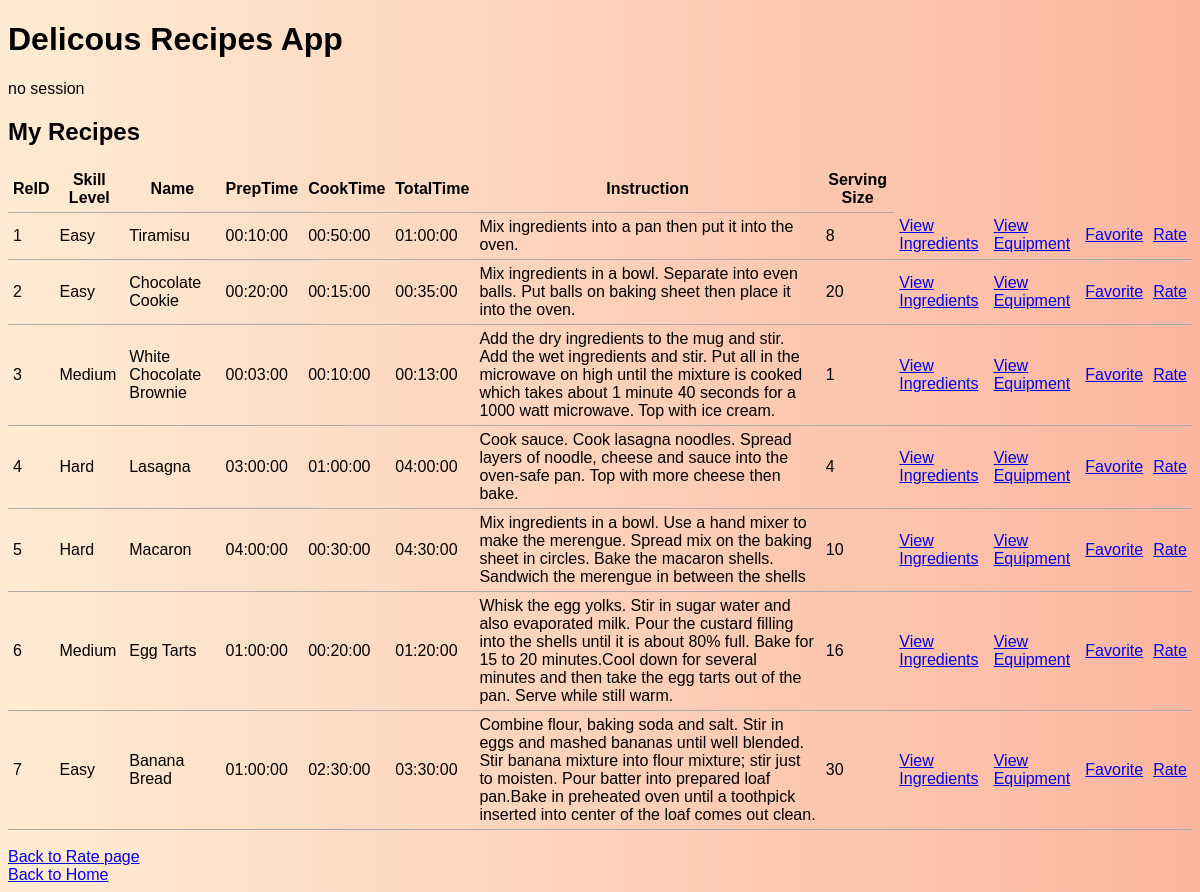
The page /rateRecipes.php on the database as committed earlier.
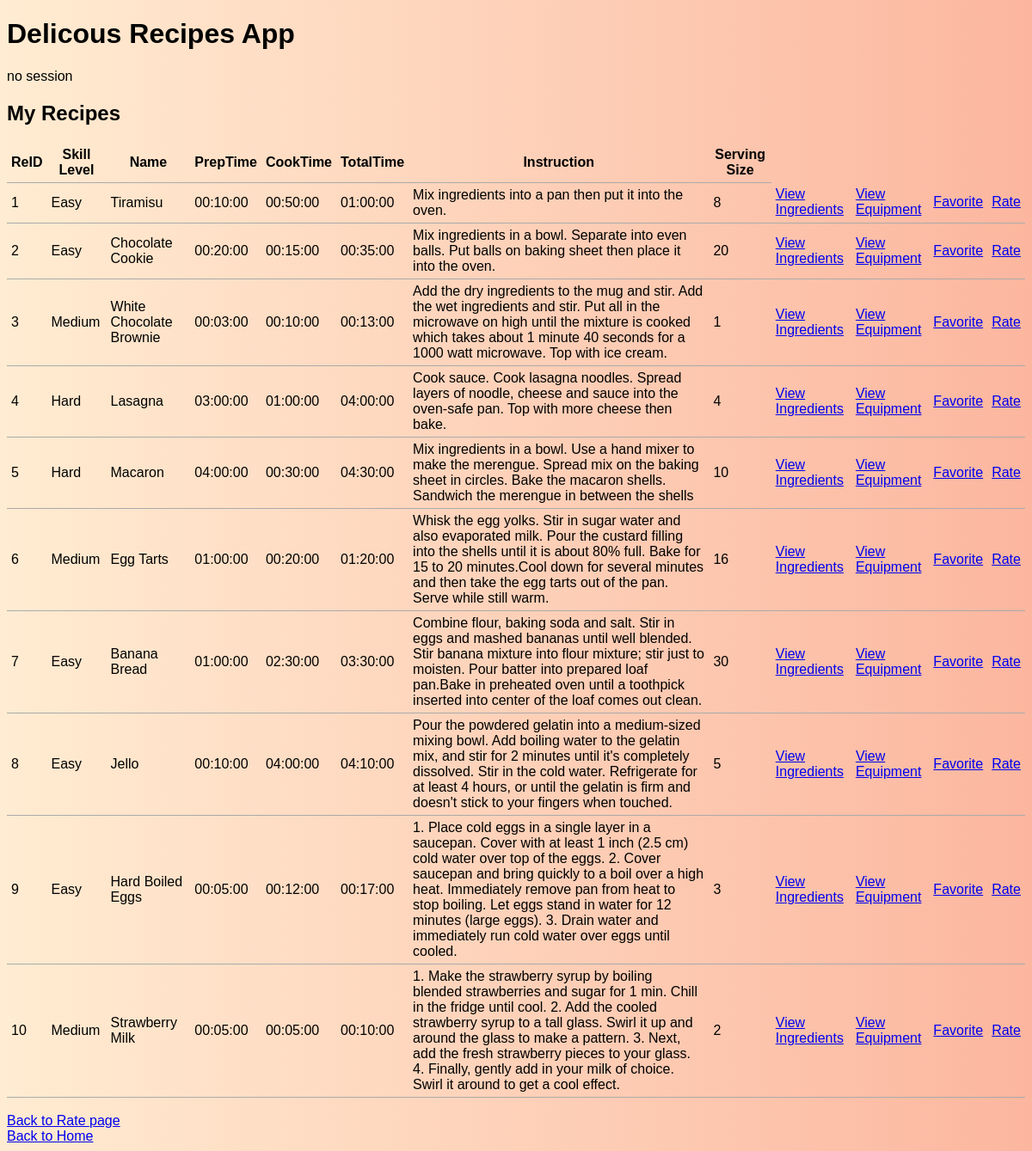
The same page on the database as committed later.
### tables this page shows
CREATE TABLE Recipe (
ReID INTEGER AUTO_INCREMENT PRIMARY KEY,
SkillLevel CHAR(20),
Name VARCHAR(100) NOT NULL,
PrepTime TIME(0) NOT NULL,
CookTime TIME(0) NOT NULL,
InstructionID INTEGER UNIQUE NOT NULL,
Username CHAR(20) NOT NULL,
FOREIGN KEY (PrepTime, CookTime) REFERENCES RecipeTime (PrepTime, CookTime)
		ON DELETE NO ACTION
		ON UPDATE NO ACTION,
FOREIGN KEY (InstructionID) REFERENCES Instruction(InsID)
	ON DELETE CASCADE
	ON UPDATE NO ACTION,
FOREIGN KEY (Username) REFERENCES BookUser (Username)
	ON DELETE CASCADE
	ON UPDATE CASCADE
);

CREATE TABLE RecipeTime (
PrepTime TIME(0),
CookTime TIME(0),
TotalTime TIME(0) NOT NULL,
PRIMARY KEY (PrepTime, CookTime)
);

CREATE TABLE Instruction(
InsID INTEGER AUTO_INCREMENT PRIMARY KEY,
Instructions VARCHAR(8000) UNIQUE NOT NULL,
ServingSize INTEGER
);

### common.php (called while the page is built)
<?php
function escape($html) {
  return htmlspecialchars($html, ENT_QUOTES | ENT_SUBSTITUTE, "UTF-8");
}
?>

### rateRecipes.php (the view, shortened to what this page needs)
<?php include "templates/header.php"; ?>
<?php
$username1 = "";
require "./config.php";
require "./common.php";
try  {
    $connection = new PDO($dsn, $username, $password, $options);
    $sql = "SELECT * FROM Recipe AS r, Instruction AS i, RecipeTime AS rt
                    WHERE r.InstructionID = i.InsID AND rt.PrepTime = r.PrepTime
                    AND rt.CookTime = r.CookTime";
    $statement = $connection->prepare($sql);
    $statement->bindParam(':username1', $username1, PDO::PARAM_STR);
    $statement->execute();
    $result = $statement->fetchAll();
} catch(PDOException $error) {
    echo $sql . "<br>" . $error->getMessage();
}
?>
<?php
    if ($result && $statement->rowCount() > 0) { ?>
        <h2>My Recipes</h2>
        <table>
            <thead>
                <tr>
                    <th>ReID</th>
                    <th>Skill Level</th>
                    <th>Name</th>
                    <th>PrepTime</th>
                    <th>CookTime</th>
                    <th>TotalTime</th>
                    <th>Instruction</th>
                    <th>Serving Size</th>
                </tr>
            </thead>
            <tbody>
        <?php foreach ($result as $row) { ?>
            <tr>
                <td><?php echo $row["ReID"]; ?></td>
                <td><?php echo $row["SkillLevel"]; ?></td>
                <td><?php echo $row["Name"]; ?></td>
                <td><?php echo $row["PrepTime"]; ?></td>
                <td><?php echo $row["CookTime"]; ?></td>
                <td><?php echo $row["TotalTime"]; ?></td>
                <td><?php echo $row["Instructions"]; ?></td>
                <td><?php echo $row["ServingSize"]; ?></td>
                <td><a href="viewrecipeingredients.php?ReID=<?php echo escape($row["ReID"]); ?>">View Ingredients</a></td>
                <td><a href="viewrecipeequipment.php?ReID=<?php echo escape($row["ReID"]); ?>">View Equipment</a></td>
                <td><a href="favoriterecipe.php?ReID=<?php echo escape($row["ReID"]); ?>">Favorite</a></td>
                <td><a href="rate-single.php?ReID=<?php echo escape($row["ReID"]); ?>">Rate</a></td>
            </tr>
        <?php } ?>
        </tbody>
    </table>
    <?php } else { ?>
        <blockquote>No results found for <?php echo escape($_SESSION['username']); ?>.</blockquote>
    <?php }
 ?>
<a href="rateRecipes.php">Back to Rate page</a>
<a href="index.php">Back to Home</a>
<?php include "templates/footer.php"; ?>

### templates/header.php (shortened to what this page needs)
<!DOCTYPE html>
<html lang="en">
  <head>
    <link rel="stylesheet" href="css/style.css" />
  </head>
  <body>
    <h1>Delicous Recipes App</h1>
  </body>
</html>

### templates/footer.php
</body>
</html>

### css/style.css (style rules this page uses)
table { border-collapse: collapse; border-spacing: 0; }
td, th { padding: 5px; border-bottom: 1px solid #aaa; }
body { background-image: linear-gradient(to right, #ffecd2, #fcb69f); }
html { font-family: sans-serif; }

Rows that differ between the two databases and show on the page:
added recipe: ReID "8", SkillLevel "Easy", Name "Jello", recipetime.PrepTime "00:10:00", recipetime.CookTime "04:00:00", recipetime.TotalTime "04:10:00", InstructionID.Instructions "Pour the powdered gelatin into a medium-sized mixing bowl. Add boiling water to the gelatin mix, and stir for 2 minutes until it's completely dissolved. Stir in the cold water. Refrigerate for at least 4 hours, or until the gelatin is firm and doesn't stick to your fingers when touched.", InstructionID.ServingSize "5"
added recipe: ReID "9", SkillLevel "Easy", Name "Hard Boiled Eggs", recipetime.PrepTime "00:05:00", recipetime.CookTime "00:12:00", recipetime.TotalTime "00:17:00", InstructionID.Instructions "1. Place cold eggs in a single layer in a saucepan. Cover with at least 1 inch (2.5 cm) cold water over top of the eggs. 2. Cover saucepan and bring quickly to a boil over a high heat. Immediately remove pan from heat to stop boiling. Let eggs stand in water for 12 minutes (large eggs). 3. Drain water and immediately run cold water over eggs until cooled.", InstructionID.ServingSize "3"
added recipe: ReID "10", SkillLevel "Medium", Name "Strawberry Milk", recipetime.PrepTime "00:05:00", recipetime.CookTime "00:05:00", recipetime.TotalTime "00:10:00", InstructionID.Instructions "1. Make the strawberry syrup by boiling blended strawberries and sugar for 1 min. Chill in the fridge until cool. 2. Add the cooled strawberry syrup to a tall glass. Swirl it up and around the glass to make a pattern. 3. Next, add the fresh strawberry pieces to your glass. 4. Finally, gently add in your milk of choice. Swirl it around to get a cool effect.", InstructionID.ServingSize "2"
